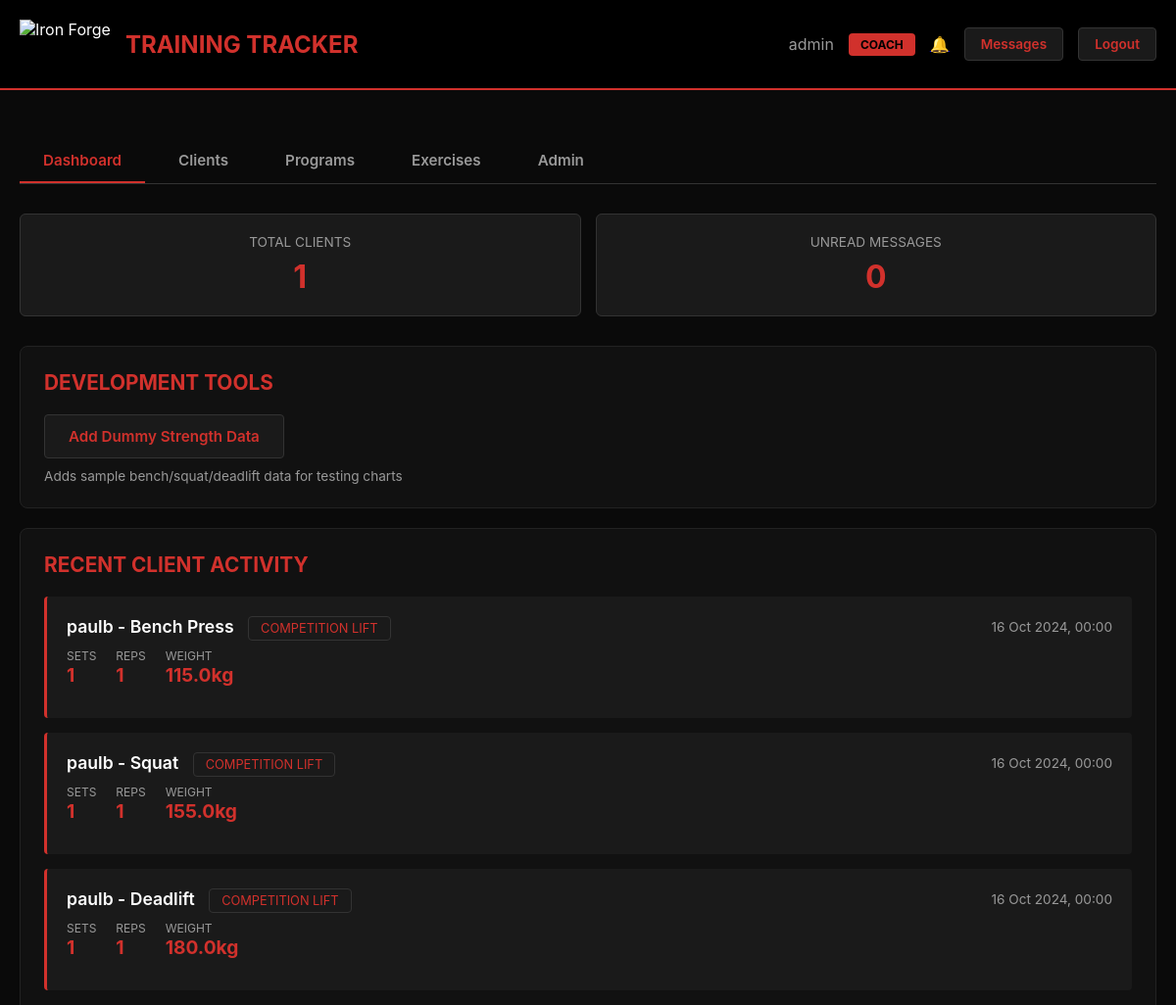
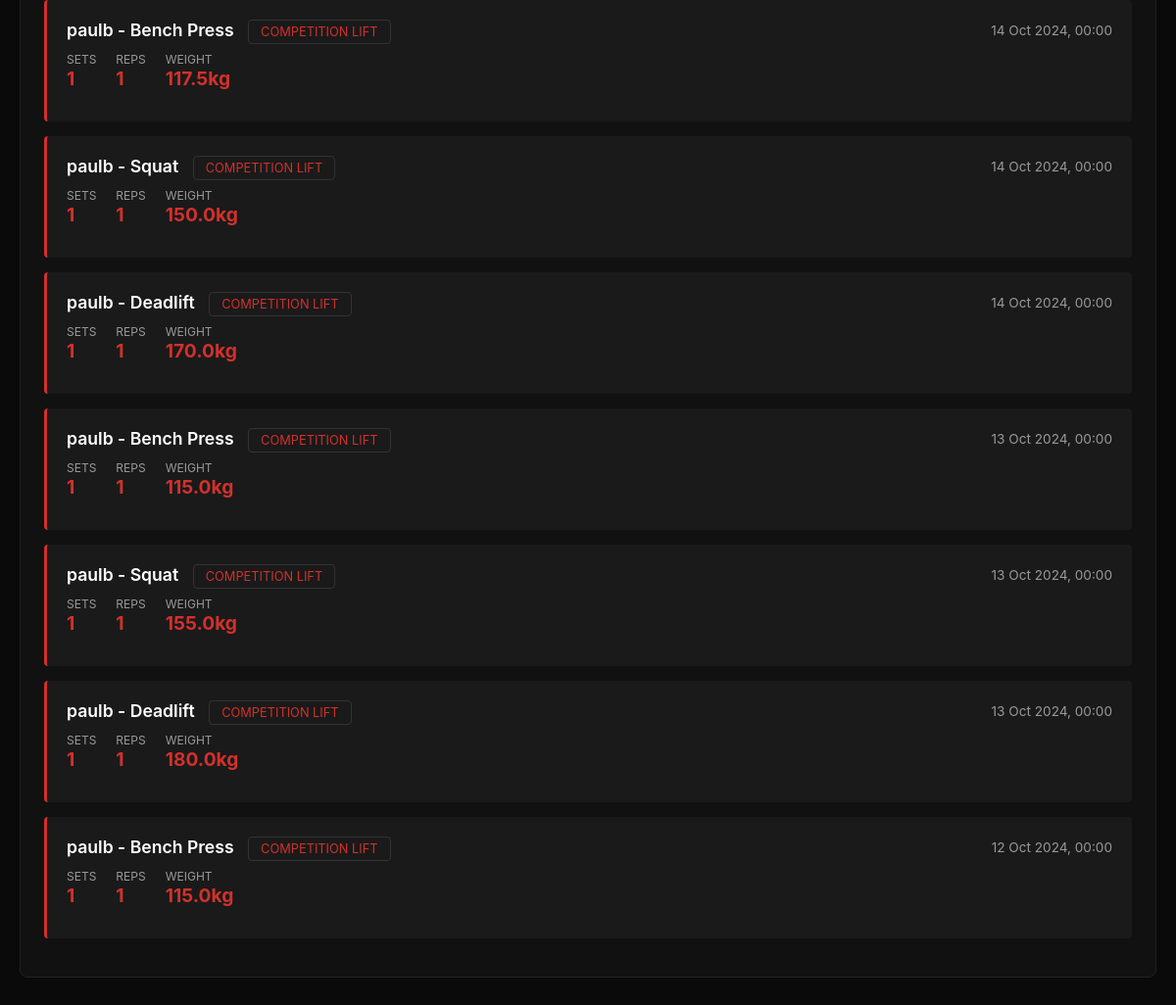
Screenshot of /coach/dashboard (signed in) with the database file from the repository (2 pictures, top to bottom).
### models.py (models this page shows)
class User(db.Model):
    id = db.Column(db.Integer, primary_key=True)
    username = db.Column(db.String(80), unique=True, nullable=False)
    email = db.Column(db.String(120), unique=True, nullable=False)
    password = db.Column(db.String(200), nullable=False)
    is_admin = db.Column(db.Boolean, default=False)
    created_at = db.Column(db.DateTime, default=datetime.utcnow)
    coach_id = db.Column(db.Integer, db.ForeignKey('user.id'), nullable=True)
    workouts = db.relationship('Workout', backref='user', lazy='dynamic', foreign_keys='Workout.user_id')
    assigned_programs = db.relationship('ProgramAssignment', backref='user', lazy='dynamic', foreign_keys='ProgramAssignment.user_id')
    notifications = db.relationship('Notification', backref='user', lazy='dynamic', foreign_keys='Notification.user_id')
    messages_sent = db.relationship('Message', backref='sender', lazy='dynamic', foreign_keys='Message.sender_id')
    messages_received = db.relationship('Message', backref='recipient', lazy='dynamic', foreign_keys='Message.recipient_id')

class Workout(db.Model):
    id = db.Column(db.Integer, primary_key=True)
    user_id = db.Column(db.Integer, db.ForeignKey('user.id'), nullable=False)
    exercise_id = db.Column(db.Integer, db.ForeignKey('exercise.id'), nullable=False)
    exercise = db.relationship('Exercise')
    sets = db.Column(db.Integer, nullable=False)
    reps = db.Column(db.Integer, nullable=False)
    weight = db.Column(db.Float, nullable=False)
    notes = db.Column(db.Text)
    date = db.Column(db.DateTime, nullable=False, default=datetime.utcnow)
    program_workout_id = db.Column(db.Integer, db.ForeignKey('program_workout.id'), nullable=True)
    is_completed = db.Column(db.Boolean, default=False)

class Exercise(db.Model):
    id = db.Column(db.Integer, primary_key=True)
    name = db.Column(db.String(100), unique=True, nullable=False)
    category = db.Column(db.String(50), nullable=False)
    description = db.Column(db.Text)
    video_url = db.Column(db.String(500))
    is_competition_lift = db.Column(db.Boolean, default=False)
    created_at = db.Column(db.DateTime, default=datetime.utcnow)

### routes.py (the view)
    @app.route('/coach/dashboard')
    @admin_required
    def coach_dashboard():
        try:
            user = token_auth.get_current_user()
            clients = User.query.filter_by(is_admin=False).all()
            recent_workouts = Workout.query.options(
                joinedload(Workout.user),
                joinedload(Workout.exercise)
            ).order_by(Workout.date.desc()).limit(10).all()
            unread_messages = Message.query.filter_by(recipient_id=user.id, is_read=False).count()
            return render_template('coach_dashboard.html',
                                 clients=clients,
                                 recent_workouts=recent_workouts,
                                 unread_messages=unread_messages)
        except Exception:
            flash('Error loading dashboard', 'error')
            return redirect(url_for('login'))

### token_auth.py (called while the page is built, shortened)
def admin_required(f):
    @wraps(f)
    def decorated_function(*args, **kwargs):
        user = token_auth.get_current_user()
        if not user:
            flash('Please log in to access this page', 'error')
            return redirect(url_for('login'))
        if not user.is_admin:
            flash('Admin access required', 'error')
            return redirect(url_for('dashboard'))
        return f(*args, **kwargs)
    return decorated_function

    def verify_token(self, token, token_type='access'):
        try:
            payload = jwt.decode(token, current_app.config['JWT_SECRET_KEY'], algorithms=['HS256'])
            if payload.get('type') != token_type:
                return None
            return payload
        except jwt.ExpiredSignatureError:
            return 'expired'
        except jwt.InvalidTokenError:
            return None

    def get_current_user(self):
        token = session.get('access_token')
        if not token:
            return None
        payload = self.verify_token(token)
        if not payload:
            return None
        try:
            user = User.query.get(payload['user_id'])
            return user
        except Exception:
            return None

### templates/coach_dashboard.html (shortened to what this page needs)
{% extends "base.html" %}
{% block content %}
<div class="nav-tabs">
    <a href="{{ url_for('coach_dashboard') }}" class="nav-tab active">Dashboard</a>
    <a href="{{ url_for('coach_clients') }}" class="nav-tab">Clients</a>
    <a href="{{ url_for('coach_programs') }}" class="nav-tab">Programs</a>
    <a href="{{ url_for('coach_exercises') }}" class="nav-tab">Exercises</a>
    <a href="{{ url_for('admin_panel') }}" class="nav-tab">Admin</a>
</div>
<div class="stats-grid">
    <div class="stat-card">
        <div class="stat-label">Total Clients</div>
        <div class="stat-value">{{ clients|length }}</div>
    </div>
    <div class="stat-card">
        <div class="stat-label">Unread Messages</div>
        <div class="stat-value">{{ unread_messages }}</div>
    </div>
</div>
<div class="card">
    <h3 class="card-header">Development Tools</h3>
    <a href="{{ url_for('add_dummy_data') }}" class="btn btn-secondary">Add Dummy Strength Data</a>
    <p style="color:#999;font-size:.85em;margin-top:10px">Adds sample bench/squat/deadlift data for testing charts</p>
</div>
<div class="card">
    <h3 class="card-header">Recent Client Activity</h3>
    {% if recent_workouts %}
    {% for workout in recent_workouts %}
    <div class="workout-item">
        <div class="workout-header">
            <div>
                <span class="workout-name">{{ workout.user.username }} - {{ workout.exercise.name }}</span>
                {% if workout.exercise.is_competition_lift %}
                <span class="category-badge" style="margin-left:10px">Competition Lift</span>
                {% endif %}
            </div>
            <span class="workout-date">{{ workout.date.strftime('%d %b %Y, %H:%M') }}</span>
        </div>
        <div class="workout-stats">
            <div class="workout-stat">
                <span class="workout-stat-label">Sets</span>
                <span class="workout-stat-value">{{ workout.sets }}</span>
            </div>
            <div class="workout-stat">
                <span class="workout-stat-label">Reps</span>
                <span class="workout-stat-value">{{ workout.reps }}</span>
            </div>
            <div class="workout-stat">
                <span class="workout-stat-label">Weight</span>
                <span class="workout-stat-value">{{ workout.weight }}kg</span>
            </div>
        </div>
    </div>
    {% endfor %}
    {% else %}
    <div class="empty-state">
        <p>No recent activity</p>
    </div>
    {% endif %}
</div>
{% endblock %}

### templates/base.html (shortened to what this page needs)
<!DOCTYPE html>
<html>
<head>
</head>
<body>
    <div class="header">
        <div class="header-content">
            <div class="logo-container">
                <img src="https://www.ironforgegym.co.uk/wp-content/uploads/2022/08/IRON-VECTOR_inver002-1.svg" alt="Iron Forge" class="logo">
                <span class="logo-text">Training Tracker</span>
            </div>
            {% if session.get('username') %}
            <div class="user-info">
                <span>{{ session.get('username') }}</span>
                {% if session.get('is_admin') %}
                <span class="admin-badge">Coach</span>
                {% endif %}
                <a href="{{ url_for('notifications') }}" class="notification-badge">🔔
                </a>
                <a href="{{ url_for('messages') }}" class="btn btn-small btn-secondary">Messages</a>
                <a href="{{ url_for('logout') }}" class="btn btn-small btn-secondary">Logout</a>
            </div>
            {% endif %}
        </div>
    </div>
    <div class="container">
        {% block content %}{% endblock %}
    </div>
</body>
</html>

### templates/base.html (style rules this page uses)
* { margin:0;padding:0;box-sizing:border-box }
body { font-family:-apple-system,BlinkMacSystemFont,'Segoe UI',Roboto,sans-serif;background:#0a0a0a;color:#fff;min-height:100vh }
.container { max-width:1200px;margin:0 auto;padding:20px }
.header { background:#000;border-bottom:2px solid #d1312c;padding:20px 0;margin-bottom:30px }
.header-content { max-width:1200px;margin:0 auto;padding:0 20px;display:flex;align-items:center;justify-content:space-between }
.logo-container { display:flex;align-items:center;gap:15px }
.logo { height:50px;width:auto }
.logo-text { font-size:1.5em;font-weight:700;color:#d1312c;text-transform:uppercase }
.user-info { display:flex;align-items:center;gap:15px;color:#999 }
.notification-badge { position:relative;cursor:pointer }
.admin-badge { background:#d1312c;color:#000;padding:4px 12px;border-radius:4px;font-size:.75em;font-weight:700;text-transform:uppercase }
.nav-tabs { display:flex;gap:10px;margin-bottom:30px;border-bottom:1px solid #333;overflow-x:auto }
.nav-tab { padding:12px 24px;background:none;border:none;color:#999;cursor:pointer;font-size:.95em;font-weight:600;text-decoration:none;white-space:nowrap;border-bottom:2px solid transparent;transition:all .3s }
.nav-tab.active { color:#d1312c;border-bottom-color:#d1312c }
.btn { background:#d1312c;color:#000;border:none;padding:12px 24px;border-radius:4px;cursor:pointer;font-size:.95em;font-weight:600;text-decoration:none;display:inline-block;transition:all .3s }
.btn-secondary { background:#1a1a1a;color:#d1312c;border:1px solid #333 }
.btn-small { padding:8px 16px;font-size:.85em }
.card { background:#111;border:1px solid #222;border-radius:8px;padding:24px;margin-bottom:20px }
.card-header { font-size:1.3em;font-weight:700;color:#d1312c;margin-bottom:20px;text-transform:uppercase }
.stats-grid { display:grid;grid-template-columns:repeat(auto-fit,minmax(200px,1fr));gap:15px;margin-bottom:30px }
.stat-card { background:#1a1a1a;border:1px solid #333;border-radius:6px;padding:20px;text-align:center }
.stat-label { color:#999;font-size:.85em;text-transform:uppercase;margin-bottom:8px }
.stat-value { color:#d1312c;font-size:2em;font-weight:700 }
.workout-item,.program-item { background:#1a1a1a;border-left:3px solid #d1312c;padding:20px;margin-bottom:15px;border-radius:4px }
.workout-header { display:flex;justify-content:space-between;align-items:center;margin-bottom:12px;flex-wrap:wrap;gap:10px }
.workout-name { font-size:1.1em;font-weight:600;color:#fff }
.workout-date { color:#999;font-size:.85em }
.workout-stats { display:flex;gap:20px;margin:12px 0;flex-wrap:wrap }
.workout-stat { display:flex;flex-direction:column }
.workout-stat-label { color:#999;font-size:.75em;text-transform:uppercase }
.workout-stat-value { color:#d1312c;font-size:1.2em;font-weight:700 }
.category-badge { background:#1a1a1a;border:1px solid #333;padding:4px 12px;border-radius:4px;font-size:.8em;color:#d1312c;text-transform:uppercase }

### rows the page displays
User: get "admin"
Workout: user.username "paulb", exercise.name "Bench Press", date "16 Oct 2024, 00:00", sets "1", reps "1", weight "115.0"
Workout: user.username "paulb", exercise.name "Squat", date "16 Oct 2024, 00:00", sets "1", reps "1", weight "155.0"
Workout: user.username "paulb", exercise.name "Deadlift", date "16 Oct 2024, 00:00", sets "1", reps "1", weight "180.0"
Workout: user.username "paulb", exercise.name "Bench Press", date "14 Oct 2024, 00:00", sets "1", reps "1", weight "117.5"
Workout: user.username "paulb", exercise.name "Squat", date "14 Oct 2024, 00:00", sets "1", reps "1", weight "150.0"
Workout: user.username "paulb", exercise.name "Deadlift", date "14 Oct 2024, 00:00", sets "1", reps "1", weight "170.0"
Workout: user.username "paulb", exercise.name "Bench Press", date "13 Oct 2024, 00:00", sets "1", reps "1", weight "115.0"
Workout: user.username "paulb", exercise.name "Squat", date "13 Oct 2024, 00:00", sets "1", reps "1", weight "155.0"
Workout: user.username "paulb", exercise.name "Deadlift", date "13 Oct 2024, 00:00", sets "1", reps "1", weight "180.0"
Workout: user.username "paulb", exercise.name "Bench Press", date "12 Oct 2024, 00:00", sets "1", reps "1", weight "115.0"

### other values shown
{{ clients|length }} "1"
{{ unread_messages }} "0"
